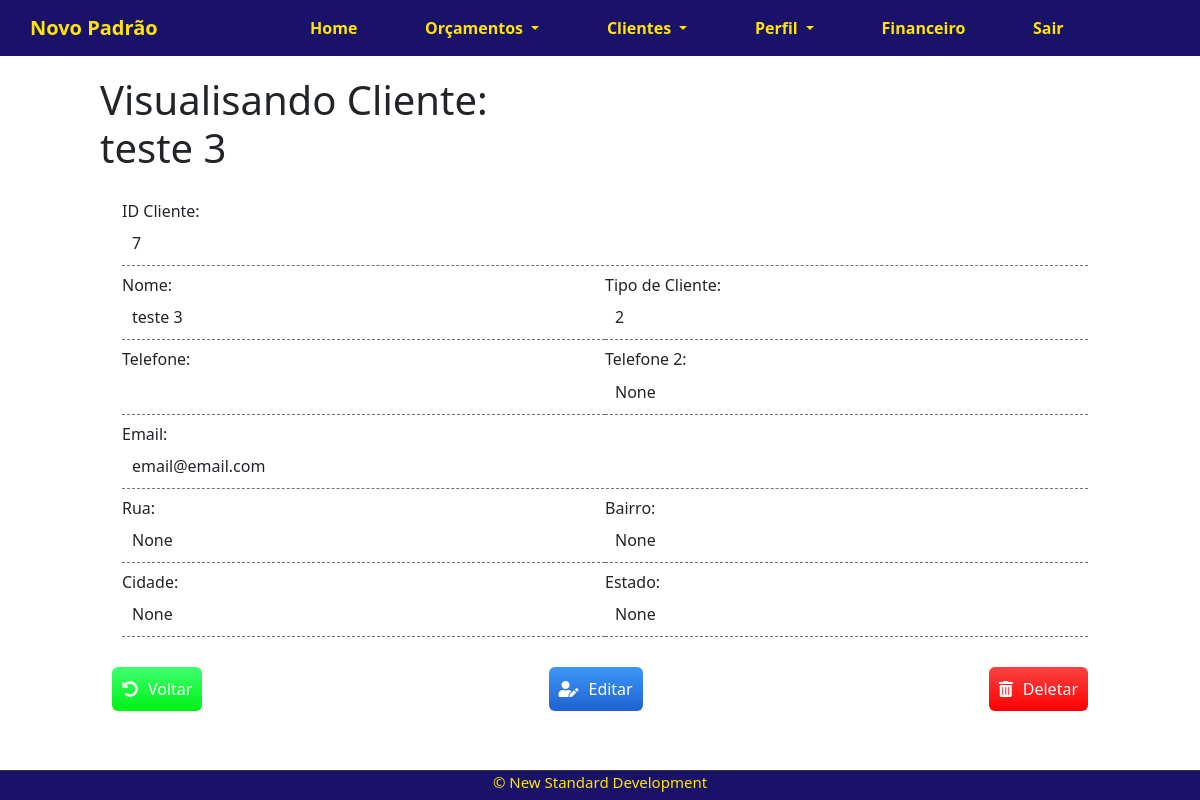
The app's page /clients/client/7 (signed in) with its own data.
### company/models.py (models this page shows, shortened)
class Clients(models.Model):
    name = models.CharField(max_length=255 )
    client_type = models.CharField(
        max_length=25,
        choices=CLIENT_TYPE,
        null=True,
        blank=True,
        )
    user = models.ForeignKey(get_user_model(), on_delete=models.CASCADE)
    create_at = models.DateTimeField(auto_now_add=True)
    update_at = models.DateTimeField(auto_now=True)
    def __str__(self) -> str:
        if self.client_type == None:
            self.client_type = ''
        return '{} ' .format( self.name, self.client_type)

class Contacts(models.Model):
    client_id =  models.ForeignKey(Clients, on_delete=models.CASCADE)
    telefone1 = models.CharField(max_length=15, unique=True, null=True, blank=True, )
    telefone2 = models.CharField(max_length=15, unique=True, null=True, blank=True, )
    email = models.EmailField(max_length=255, unique=True,  null=True, blank=True)

class Address(models.Model):
    client_id =  models.ForeignKey(Clients, on_delete=models.CASCADE)
    street = models.CharField(max_length=255, null=True, blank=True)
    bairro = models.CharField(max_length=255,null=True, blank=True)
    city = models.CharField(max_length=255,null=True, blank=True)
    state = models.CharField(
        max_length=25,
        choices=STATES,
        null=True,
        blank=True,
        )
    def __str__(self) -> str:
        return '{} - {} - {} - {}' .format( self.street, self.bairro, self.city, self.state)

### company/views.py (the view)
# urls.py: path("clients/client/<int:id>", views.clientView, name="client-view"),
@login_required
def  clientView(request, id):
    client = Clients.objects.get(pk=id)
    print(client)
    try:
        address = Address.objects.get(client_id=client)
    except:
        address = ""
    print(address)
    try:
        contacts = Contacts.objects.get( client_id=client.id)
    except:
        contacts = ""
    print('error')
    context = {
        'address':address,
        'contacts':contacts,
        'client': client,
        }
    return render(request, 'company/client.html', context)

### company/templates/company/client.html (shortened to what this page needs)
{% extends 'base.html' %}
{% load crispy_forms_tags %}
{% block content %}
<div class="offset-1 col-10 list-div">
    <h1>Visualisando Cliente:
        <br>
        <span id="client-name"> {{ client.name }} </span>
    </h1>
    <div class="container div-view">
        <div class=" div-view-item">
            <div>
                <h6>ID Cliente: </h6>
                <span>{{client.id }}</span>
            </div>
        </div>
        <div class=" div-view-item">
            <div>
                <h6>Nome: </h6>
                <span>{{client.name }}</span>
            </div>
            <div>
                <h6>Tipo de Cliente:</h6>
                <span>{{client.client_type }}</span>
            </div>
        </div>
        <div class=" div-view-item">
            <div>
                <h6>Telefone: </h6>
                <span>{{ contacts.telefone1 }}</span>
            </div>
            <div>
                <h6>Telefone 2:</h6>
                <span>{{contacts.telefone2 }}</span>
            </div>
        </div>
        <div class=" div-view-item">
            <div>
                <h6>Email: </h6>
                <span>{{ contacts.email }}</span>
            </div>
        </div>
        <div class=" div-view-item">
            <div>
                <h6>Rua: </h6>
                <span>{{ address.street }}</span>
            </div>
            <div>
                <h6>Bairro:</h6>
                <span>{{address.bairro }}</span>
            </div>
        </div>
        <div class=" div-view-item">
            <div>
                <h6>Cidade: </h6>
                <span>{{ address.city }}</span>
            </div>
            <div>
                <h6>Estado:</h6>
                <span>{{address.state }}</span>
            </div>
        </div>
    </div>
    <div class=" container dashboard-box-client">
        <div>
            <a href="/clients/" class="myButton-client" id="back-client">
                <i class=" fas fas fa-undo-alt "></i>
                Voltar
            </a>
        </div>
        <div>
            <a href="/clients/edit/{{client.id}}" class="myButton-client" id="edit-client">
                <i class=" fas fas fa-user-edit "></i>
                Editar</a>
        </div>
        <div>
            <a href="/clients/delete/{{client.id}}" class="myButton-client delete-btn" id="delete-client">
                <i class=" fas fa-trash-alt "></i>
                Deletar</a>
        </div>
    </div>
</div>
{% endblock %}

### company/static/css/style.css (style rules this page uses)
body { width: 100%; }

### company/static/css/Navbar.css (style rules this page uses)
h1 { margin-top: 20px; margin-bottom: 20px; }

### company/static/css/DashboardClients.css (style rules this page uses)
.list-div { padding: 0; margin-left: 0; }

### company/static/css/perfilCompany.css (style rules this page uses)
.dashboard-box-client { display: flex; justify-content: center; }
.div-view-item div h6 { padding-bottom: 10px; }

### company/static/css/ViewClient.css (style rules this page uses)
.div-view { margin-bottom: 30px; width: 100%; }
.div-view-item { display: flex; justify-content: space-between; padding-left: 10px; }
.div-view-item div { padding: 0; width: 100%; padding-bottom: 10px; padding-top: 10px; border-bottom: 1px dashed rgb(116, 116, 116); }
.div-view-item div h6 { margin-bottom: 0; }
.div-view-item div span { padding-left: 10px; margin-top: 0; }
.dashboard-box-client { text-align: center; display: flex; justify-content: space-between; margin-bottom: 50px; }
.dashboard-box-client a { width: 50px; font-size: 100%; display: flex; justify-content: center; align-items: center; width: 100%; padding: 10px; }
.dashboard-box-client i { padding-right: 10px; }
.myButton-client { background: linear-gradient(to bottom, #3d94f6 5%, #1e62d0 100%); background-color: #3d94f6; border-radius: 6px; cursor: pointer; color: #ffffff; font-size: 100%; text-decoration: none; text-align: center; width: 100%; }
.myButton-client i { color: rgb(255, 255, 255); text-shadow: black; font-size: 100%; }
#back-client { background: linear-gradient(to bottom, #3aff6b 5%, #00f014 100%); }
#delete-client { background: linear-gradient(to bottom, #fa3f3f 5%, #ff0000 100%); }

### records on screen
Clients: name "teste 3", id "7", client_type "2"
Contacts: telefone2 "None", email "email@email.com"
Address: street "None", bairro "None", city "None", state "None"
